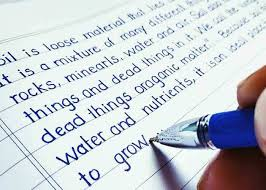
#> input picture images/w.jfif, 266 x 190 px
$ python adaptive_threshold.py
#> lines starting #> are read from the running program, lines starting #| are printed output that depends on the picture; after the words box and inside, x2 and y2 are one past the last pixel; in counts of white or black regions, pixels touching at a corner belong together
import cv2 as cv
img = cv.imread("images/w.jfif")
#> img is the input picture: shape (190, 266, 3); mean B, G, R 210.7, 205.3, 199.4

cv.imshow("image",img)
cv.waitKey(200)
g_img = cv.cvtColor(img,cv.COLOR_BGR2GRAY)
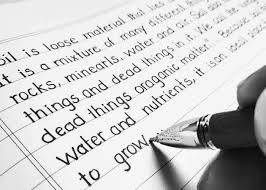
#> g_img: shape (190, 266); min 0, max 255, mean 204.1
ret,b_img = cv.threshold(g_img,150,255,cv.THRESH_BINARY)
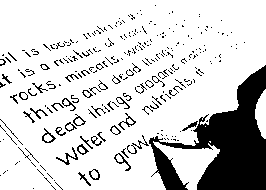
#> b_img: shape (190, 266); 82% white; 274 black regions (228 under 20 px), largest, box (x1, y1, x2, y2) and area: (149, 65, 266, 190) 6394, (56, 147, 78, 165) 85, (127, 135, 149, 154) 77
b_img = cv.blur(b_img,(4,7))
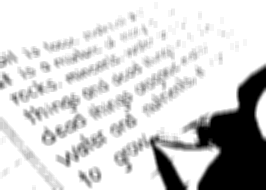
#> b_img: shape (190, 266); min 0, max 255, mean 209.4
bad_img = cv.adaptiveThreshold(g_img,255,cv.ADAPTIVE_THRESH_GAUSSIAN_C,cv.THRESH_BINARY,15,10)
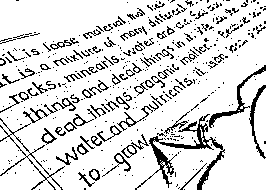
#> bad_img: shape (190, 266); 85.7% white; black in thin lines or dots
cv.imshow("adaptive threshold binaryimage ",bad_img)
cv.waitKey(0)
cv.imshow("binary images",b_img)
cv.waitKey(0)

$ run again, with images/bird.jfif copied over images/w.jfif
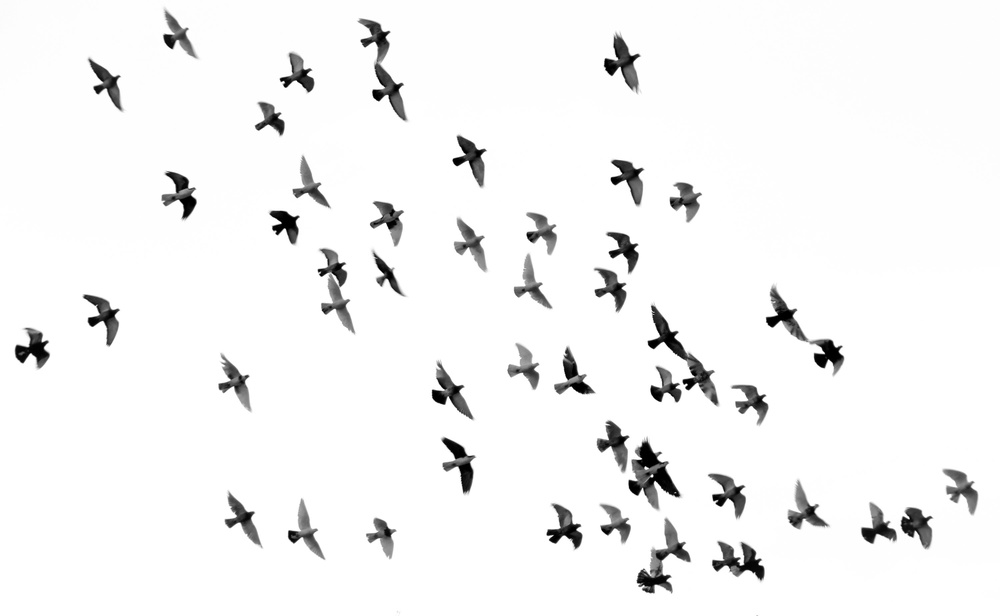
#> input picture images/bird.jfif, 1000 x 616 px, shrunk from 3000 x 1847 before the run
#> img is the input picture: shape (616, 1000, 3); min 0, max 255, mean 243.8
#> `ret,b_img = cv.threshold(g_img,150,255,cv.THRESH_BINARY)`:
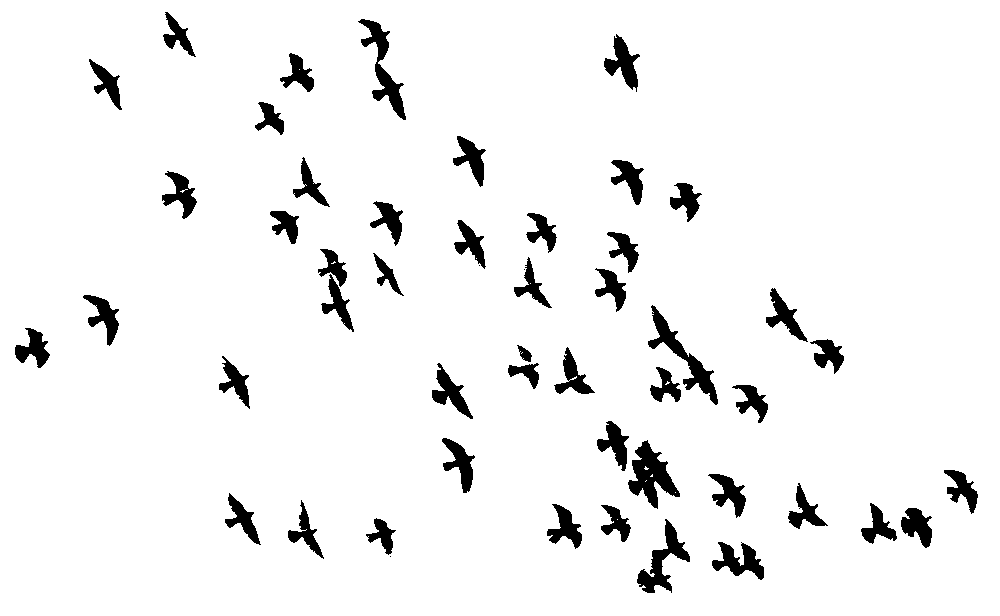
#> b_img: shape (616, 1000); 94.6% white; 51 black regions (3 under 20 px), largest, box (x1, y1, x2, y2) and area: (628, 440, 680, 509) 1611, (648, 305, 718, 405) 1472, (358, 19, 406, 120) 1371
#> `bad_img = cv.adaptiveThreshold(g_img,255,cv.ADAPTIVE_THRESH_GAUSSIAN_C..`:
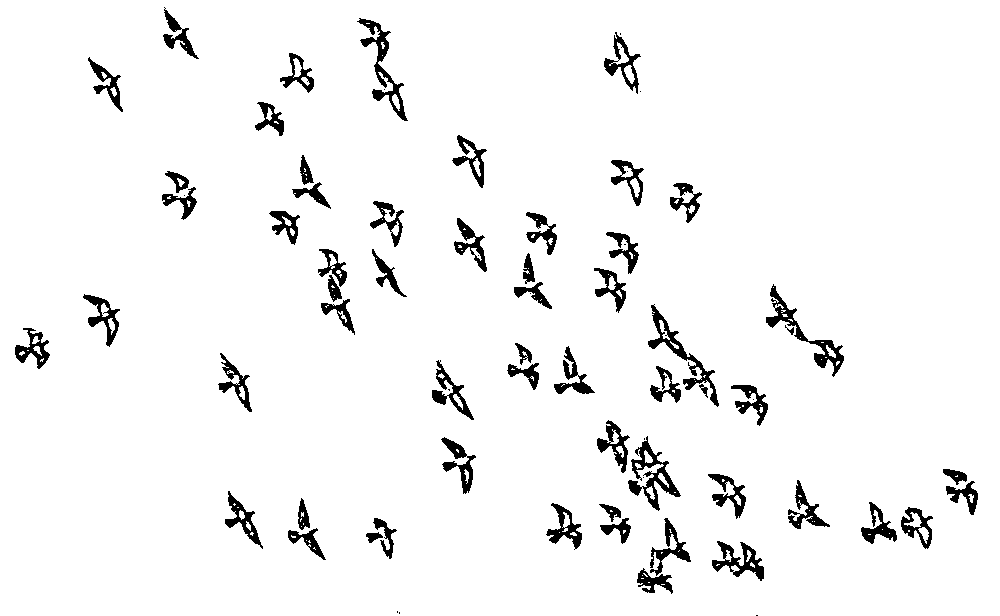
#> bad_img: shape (616, 1000); 95.4% white; 73 black regions (15 under 20 px), largest, box (x1, y1, x2, y2) and area: (628, 436, 681, 511) 1160, (766, 284, 844, 377) 1141, (357, 18, 408, 121) 1121
